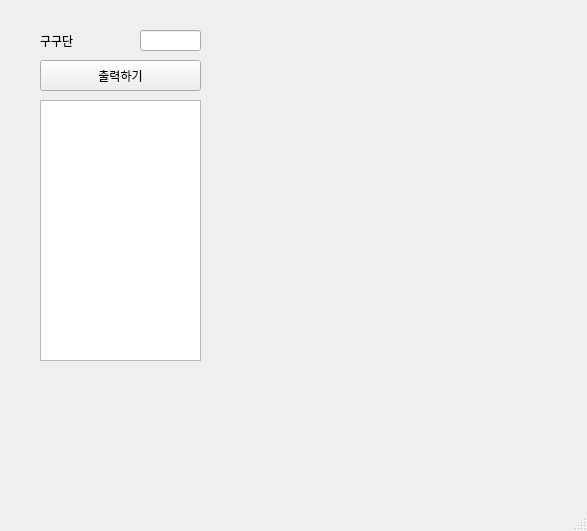
<?xml version="1.0" encoding="UTF-8"?>
<ui version="4.0">
 <class>MainWindow</class>
 <widget class="QMainWindow" name="MainWindow">
  <property name="enabled">
   <bool>true</bool>
  </property>
  <property name="geometry">
   <rect>
    <x>0</x>
    <y>0</y>
    <width>587</width>
    <height>531</height>
   </rect>
  </property>
  <property name="windowTitle">
   <string>MainWindow</string>
  </property>
  <widget class="QWidget" name="centralwidget">
   <widget class="QLabel" name="lbl">
    <property name="geometry">
     <rect>
      <x>40</x>
      <y>30</y>
      <width>91</width>
      <height>21</height>
     </rect>
    </property>
    <property name="text">
     <string>구구단</string>
    </property>
   </widget>
   <widget class="QLineEdit" name="le">
    <property name="geometry">
     <rect>
      <x>140</x>
      <y>30</y>
      <width>61</width>
      <height>21</height>
     </rect>
    </property>
   </widget>
   <widget class="QPushButton" name="pb">
    <property name="geometry">
     <rect>
      <x>40</x>
      <y>60</y>
      <width>161</width>
      <height>31</height>
     </rect>
    </property>
    <property name="tabletTracking">
     <bool>false</bool>
    </property>
    <property name="text">
     <string>출력하기</string>
    </property>
   </widget>
   <widget class="QPlainTextEdit" name="pte">
    <property name="geometry">
     <rect>
      <x>40</x>
      <y>100</y>
      <width>161</width>
      <height>261</height>
     </rect>
    </property>
   </widget>
  </widget>
  <widget class="QMenuBar" name="menubar">
   <property name="geometry">
    <rect>
     <x>0</x>
     <y>0</y>
     <width>587</width>
     <height>21</height>
    </rect>
   </property>
  </widget>
  <widget class="QStatusBar" name="statusbar"/>
 </widget>
 <resources/>
 <connections/>
</ui>
